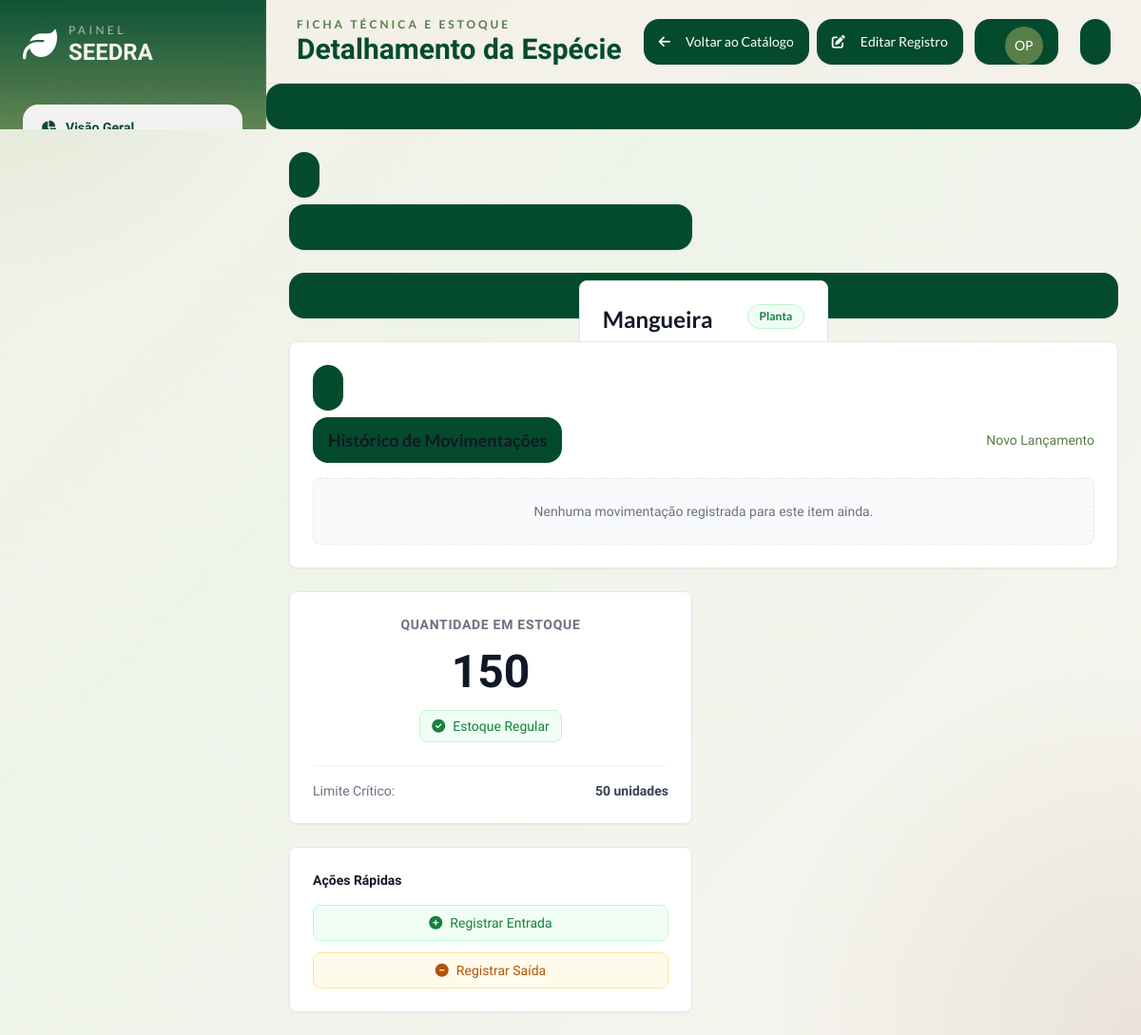
Page /catalogo/1 (signed in) on the committed database.
### models.py (models this page shows)
class Item(db.Model):
    __tablename__= 'items'
    id = db.Column(db.Integer, primary_key = True)
    nome = db.Column(db.String(50), nullable = False, unique = True)
    quantidade = db.Column(db.Integer, nullable = True)
    n_cientifico = db.Column(db.String(50), nullable = False , unique = True)
    categoria = db.Column(db.String(20), nullable = False)
    deficit_limit = db.Column(db.Integer)
    obs = db.Column(db.Text)
    data_cadastro = db.Column(db.Date, nullable = False)
    movimentacoes = db.relationship('Movimentacao', backref = 'Item', lazy = True)
    def em_deficit(self):
        return self.quantidade < self.deficit_limit

### app.py (the view)
@app.route('/catalogo/<int:id>', methods=['GET'])
@login_required
def detalhes_item(id):
    item = Item.query.get_or_404(id)
    return render_template('detalhes_item.html', item=item)

### app.py (called while the page is built)
def login_required(f):
  @wraps(f)
  def decorated_function(*args, **kwargs):
      if 'usuarios_id' not in session:
         flash("Faça login primeiro!", 'erro')
         return redirect(url_for('login'))
      return f(*args, **kwargs)
  return decorated_function

### templates/detalhes_item.html (shortened to what this page needs)
{% extends 'base.html' %}
{% block header_subtitle %}Ficha Técnica e Estoque{% endblock %}
{% block header_title %}Detalhamento da Espécie{% endblock %}
{% block header_actions %}
<div class="flex gap-2">
    <a href="{{ url_for('catalogo') }}" class=" inline-flex items-center justify-center px-4 py-2 text-sm font-medium btn rounded-2xl border-0 bg-seedra-leafDark hover:bg-seedra-leafMid text-white font-lato">
        <i class="fa-solid fa-arrow-left mr-2"></i> Voltar ao Catálogo
    </a>
    <a href="{{ url_for('editar_item', id=item.id) }}" class="inline-flex items-center justify-center px-4 py-2 text-sm font-medium btn rounded-2xl border-0 bg-seedra-leafDark hover:bg-seedra-leafMid text-white font-lato">
        <i class="fa-solid fa-pen-to-square mr-2"></i> Editar Registro
    </div>
{% endblock %}
{% block content %}
<div class="grid grid-cols-1 lg:grid-cols-2 gap-6">
    <div class="lg:col-span-2 flex flex-col gap-6">
        <div class="bg-white border border-gray-200 rounded-lg shadow-sm p-6">
            <div class="flex justify-between items-start mb-6">
                <div>
                    <h3 class="text-2xl font-bold text-gray-900">{{ item.nome }}</h3>
                    <p class="text-sm text-gray-500 italic mt-1">{{ item.n_cientifico }}</p>
                </div>
                <span class="px-3 py-1 bg-green-50 text-green-700 text-xs font-semibold rounded-full border border-green-200">
                    {{ item.categoria }}
                </span>
            </div>
            <div class="border-t border-gray-100 pt-4 mt-4">
                <h4 class="text-sm font-semibold text-gray-700 mb-2">Observações de Cuidado e Plantio</h4>
                <p class="text-sm text-gray-600 leading-relaxed bg-gray-50 p-4 rounded-lg border border-gray-100">
                </p>
            </div>
            <div class="mt-6 text-xs text-gray-400">
            </div>
        </div>
        <div class="bg-white border border-gray-200 rounded-lg shadow-sm p-6">
            <div class="flex justify-between items-center mb-4">
                <h3 class="text-lg font-bold text-gray-900">Histórico de Movimentações</h3>
                <a href="{{ url_for('movimentacao') }}" class="text-sm text-seedra-leafMid hover:text-seedra-leafDark font-medium hover:underline">Novo Lançamento</a>
            </div>
            {% if item.movimentacoes %}
                <div class="overflow-x-auto">
                    <table class="w-full text-sm text-left text-gray-500 mt-2">
                        <thead class="text-xs text-gray-700 uppercase bg-gray-50 border-b border-gray-200">
                            <tr>
                                <th scope="col" class="px-4 py-2 font-semibold">Data</th>
                                <th scope="col" class="px-4 py-2 font-semibold">Tipo</th>
                                <th scope="col" class="px-4 py-2 font-semibold">Qtd</th>
                                <th scope="col" class="px-4 py-2 font-semibold">Justificativa</th>
                            </tr>
                        </thead>
                        <tbody>
                            {% for mov in item.movimentacoes|sort(attribute='data_move', reverse=true) %}
                            <tr class="border-b border-gray-50 hover:bg-gray-50">
                                <td class="px-4 py-3 whitespace-nowrap">{{ mov.data_move.strftime('%d/%m/%Y') }}</td>
                                <td class="px-4 py-3">
                                    {% if mov.tipo == 'entrada' %}
                                        <span class="text-green-600 font-medium"><i class="fa-solid fa-arrow-down mr-1"></i> Entrada</span>
                                    {% else %}
                                        <span class="text-amber-600 font-medium"><i class="fa-solid fa-arrow-up mr-1"></i> Saída</span>
                                    {% endif %}
                                </td>
                                <td class="px-4 py-3 font-bold text-gray-900">{{ mov.quantidade }}</td>
                                <td class="px-4 py-3 text-gray-600">{{ mov.justificativa }}</td>
                            </tr>
                            {% endfor %}
                        </tbody>
                    </table>
                </div>
            {% else %}
                <div class="text-center py-6 bg-gray-50 rounded-lg border border-dashed border-gray-200">
                    <p class="text-sm text-gray-500">Nenhuma movimentação registrada para este item ainda.</p>
                </div>
            {% endif %}
        </div>
    </div>
    <div class="flex flex-col gap-6">
        <div class="bg-white border border-gray-200 rounded-lg shadow-sm p-6 text-center">
            <h3 class="text-sm font-semibold text-gray-500 uppercase tracking-wider mb-2">Quantidade em Estoque</h3>
            <div class="text-5xl font-black {% if item.em_deficit() %}text-red-600{% else %}text-gray-900{% endif %} my-4">
                {{ item.quantidade }}
            </div>
            {% if item.em_deficit() %}
                <div class="inline-flex items-center px-3 py-1.5 bg-red-50 text-red-700 text-sm font-medium rounded-lg border border-red-200">
                    <i class="fa-solid fa-circle-exclamation mr-2 animate-pulse"></i> Estoque em Déficit
                </div>
                <p class="text-xs text-red-500 mt-3 text-left">
                    * A quantidade atual está abaixo do limite seguro estabelecido pelo instituto. É recomendada a reposição imediata.
                </p>
            {% else %}
                <div class="inline-flex items-center px-3 py-1.5 bg-green-50 text-green-700 text-sm font-medium rounded-lg border border-green-200">
                    <i class="fa-solid fa-check-circle mr-2"></i> Estoque Regular
                </div>
            {% endif %}
            <div class="mt-6 pt-4 border-t border-gray-100 flex justify-between items-center text-sm">
                <span class="text-gray-500">Limite Crítico:</span>
                <span class="font-bold text-gray-700">{{ item.deficit_limit }} unidades</span>
            </div>
        </div>
        <div class="bg-white border border-gray-200 rounded-lg shadow-sm p-6">
            <h4 class="text-sm font-semibold text-gray-900 mb-4">Ações Rápidas</h4>
            <div class="space-y-3">
                <a href="{{ url_for('movimentacao') }}" class="flex items-center justify-center w-full px-4 py-2 text-sm font-medium text-green-700 bg-green-50 border border-green-200 rounded-lg hover:bg-green-100 transition-colors">
                    <i class="fa-solid fa-plus-circle mr-2"></i> Registrar Entrada
                </a>
                <a href="{{ url_for('movimentacao') }}" class="flex items-center justify-center w-full px-4 py-2 text-sm font-medium text-amber-700 bg-amber-50 border border-amber-200 rounded-lg hover:bg-amber-100 transition-colors">
                    <i class="fa-solid fa-minus-circle mr-2"></i> Registrar Saída
                </a>
            </div>
        </div>
    </div>
</div>
{% endblock %}

### static/css/style.css (style rules this page uses)
:root { --leaf-dark: #044b2d; --leaf-mid: #587e49; --leaf-light: #78b863; --seed-brown: #9a774c; --seed-sand: #ddd1ae; --seed-mist: #d9d6cc; --deep-forest: #001500; --stone: #888784; --cloud: #d9d9d9; --surface: rgba(249, 248, 243, 0.78); --surface-strong: rgba(255, 252, 246, 0.9); --line: rgba(4, 75, 45, 0.10); }
html, body { height: 100%; overflow: hidden; scroll-behavior: smooth; }
body { font-family: 'Balsamiq Sans', sans-serif; background: radial-gradient(circle at top left, rgba(120,184,99,0.18), transparent 20%), radial-gradient(circle at bottom right, rgba(154,119,76,0.14), transparent 24%), linear-gradient(135deg, #f4f0e8 0%, #eef4ea 40%, #f7f4ef 100%); color: #183124; }

### rows in the picture
Item: nome "Mangueira", categoria "Planta", quantidade "150", deficit_limit "50"
